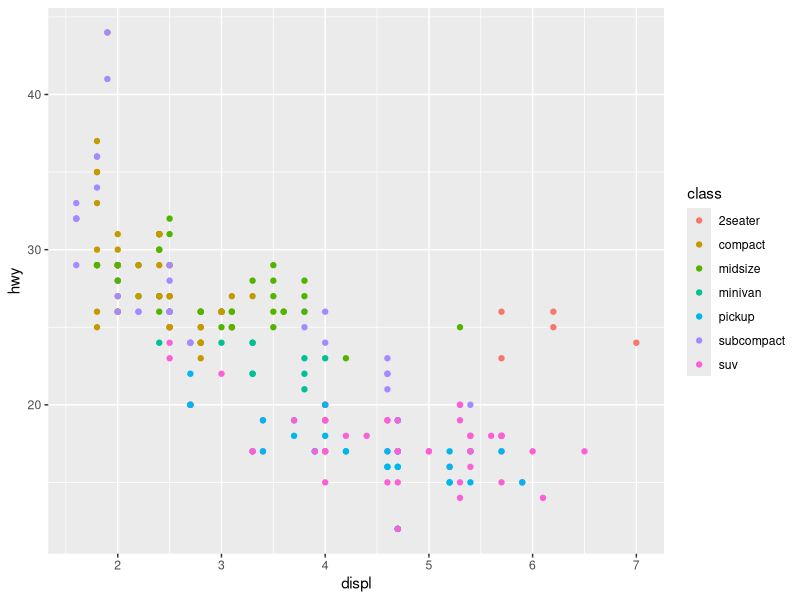
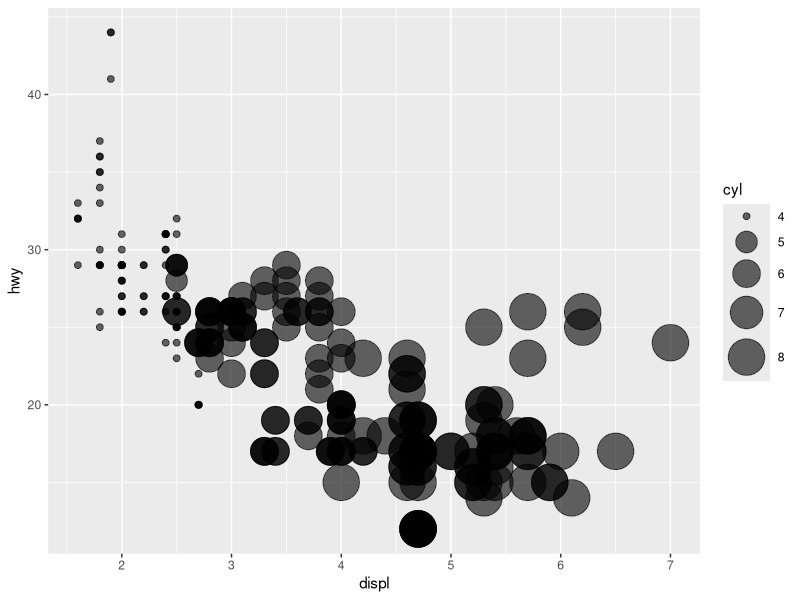
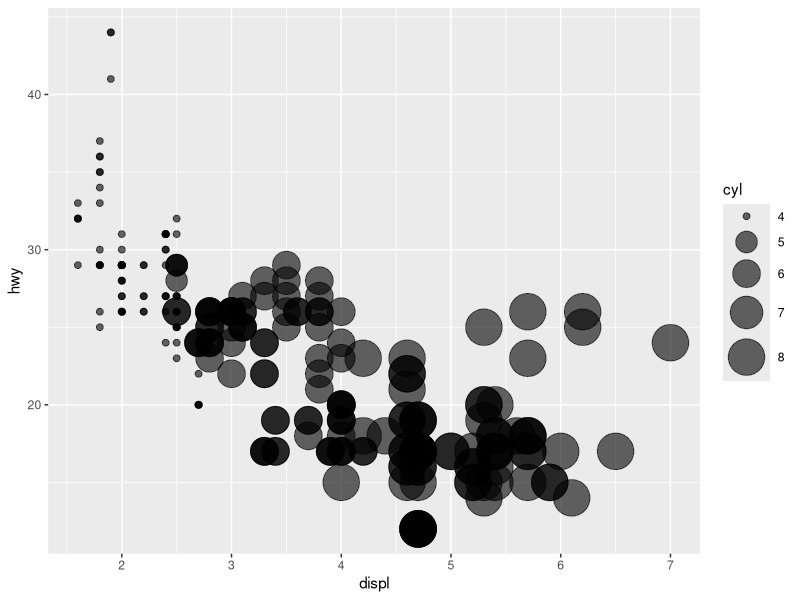
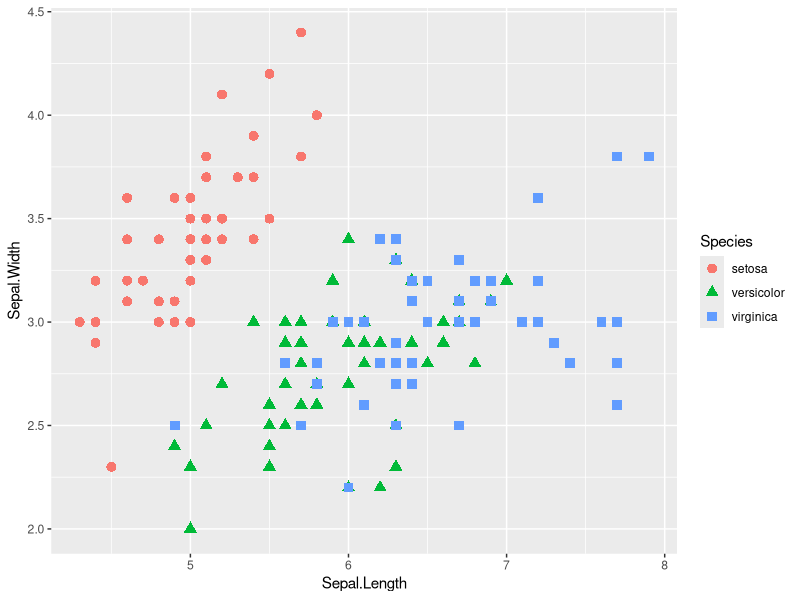
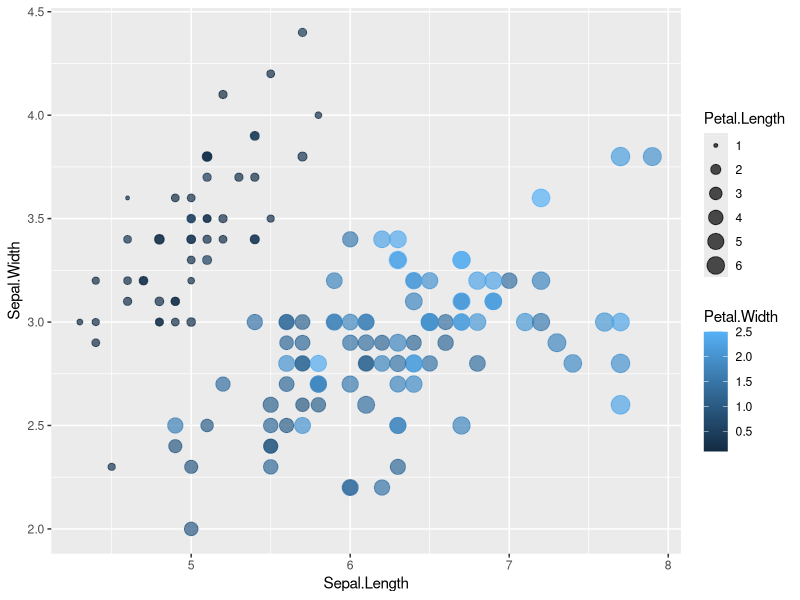
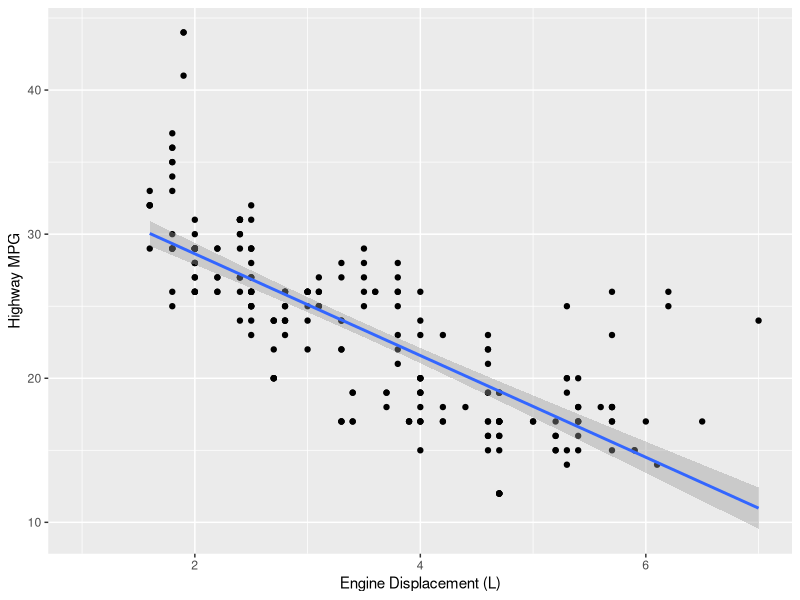
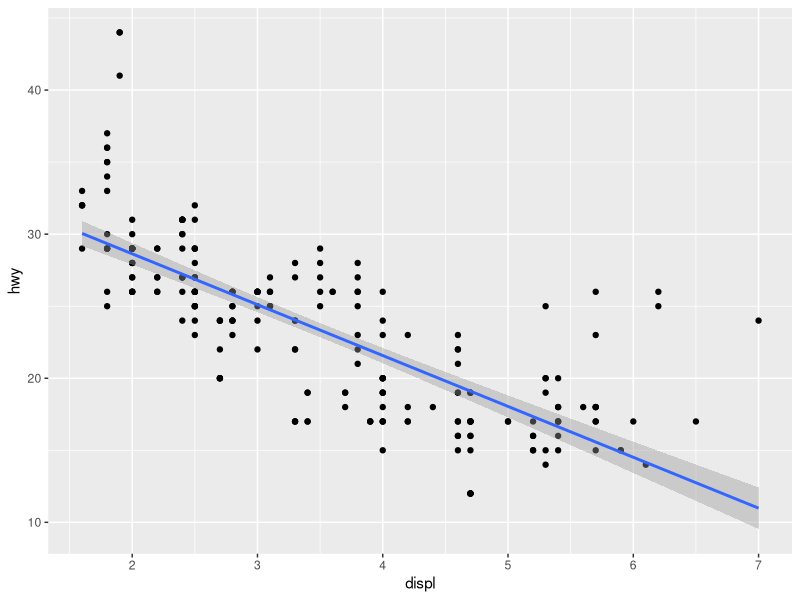
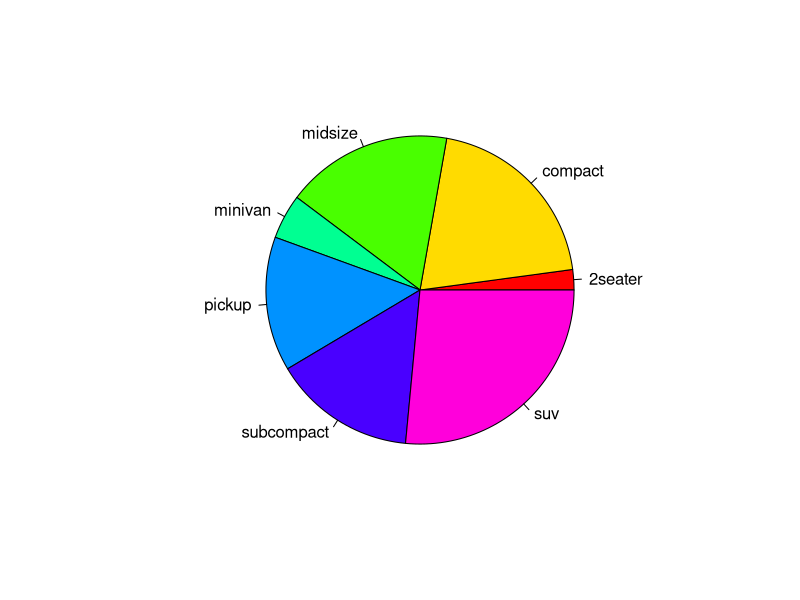

Recreate these plots in R, in order.
## ---- chunk 1
library(ggplot2)

ggplot(mpg, aes(x = displ, y = hwy, colour = class)) +
  geom_point()
## ---- chunk 2
ggplot(mpg, aes(x = displ, y = hwy, size = cyl)) +
  geom_point(alpha = 0.6) +
  scale_size_continuous(range = c(2, 12))
## ---- chunk 3
ggplot(mpg, aes(displ, hwy, size = cyl)) +
  geom_point(alpha = 0.6) +
  scale_size_continuous(range = c(2, 12))
## ---- chunk 4
ggplot(iris, aes(Sepal.Length, Sepal.Width, colour = Species, shape = Species)) +
  geom_point(size = 3)
## ---- chunk 5
ggplot(iris, aes(Sepal.Length, Sepal.Width,
                 size = Petal.Length, colour = Petal.Width)) +
  geom_point(alpha = 0.7)
## ---- chunk 6
ggplot(mpg, aes(x = displ, y = hwy)) +
  geom_point() +
  geom_smooth(method = "lm") +
  scale_x_continuous(name = "Engine Displacement (L)", limits = c(1, 7)) +
  scale_y_continuous(name = "Highway MPG")
## ---- chunk 7
ggplot(mpg, aes(x = displ, y = hwy)) +
  geom_point() +
  geom_smooth(method = "lm", se = TRUE)
## ---- chunk 8
# A flawed pie chart
pie(table(mpg$class), col = rainbow(7))

# A better bar chart
ggplot(mpg, aes(x = class)) +
  geom_bar() +
  coord_flip()
## ---- chunk 9
# A flawed pie chart
pie(table(mpg$class), col = rainbow(7))

# A better bar chart
ggplot(mpg, aes(x = class)) +
  geom_bar() +
  coord_flip()
## ---- chunk 10
# A colourblind-friendly gradient
library(viridis)

ggplot(mpg, aes(displ, hwy, colour = cty)) +
  geom_point() +
  scale_colour_viridis(option = "C", direction = -1)
## ---- chunk 11
ggplot(mpg, aes(displ, hwy, colour = cty)) +
  geom_point() +
  scale_colour_gradient(low = "blue", high = "red")
## ---- chunk 12
ggplot(mpg, aes(displ, hwy)) +
  geom_point(alpha = 0.3)
## ---- chunk 13
ggplot(iris, aes(Sepal.Length, Sepal.Width, shape = Species)) +
  geom_point(size = 3)
## ---- chunk 14
# Example using ggpattern (if installed)
# geom_bar_pattern(aes(pattern = Species))
## ---- chunk 15
ggplot(mpg, aes(displ, hwy)) +
  geom_point() +
  facet_wrap(~ class)
## ---- chunk 16
ggplot(mpg, aes(displ, hwy)) +
  geom_point() +
  facet_grid(drv ~ cyl)
## ---- chunk 17
ggplot(mpg, aes(displ, hwy, colour = class)) +
  geom_point() +
  guides(colour = guide_legend(title = "Car Class"))
## ---- chunk 18
ggplot(mpg, aes(displ, hwy, colour = cty)) +
  geom_point() +
  labs(colour = "City MPG")
## ---- chunk 19
ggplot(mpg, aes(displ, hwy, colour = class)) +
  geom_point() +
  guides(colour = guide_legend(title = "Car Class"))
## ---- chunk 20
ggplot(mpg, aes(displ, hwy)) +
  geom_point() +
  annotate("text", x = 6, y = 40, label = "Outlier?", colour = "red")
## ---- chunk 21
# Example (requires ggimage)
# ggplot(df, aes(x, y, image = icon)) + geom_image()
